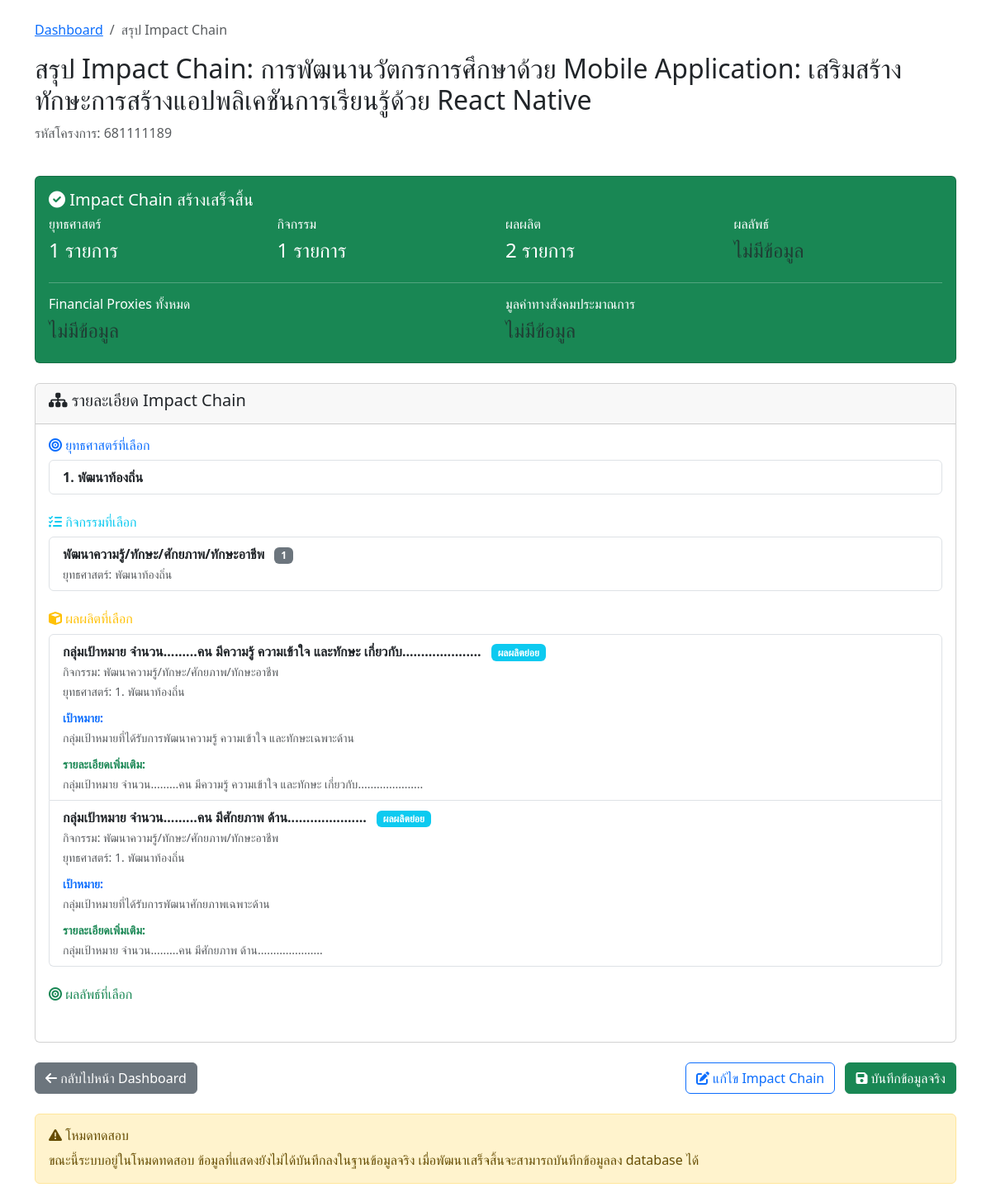
Page /impact-chain/summary.php?project_id=10 (signed in) on the committed database.
### tables this page shows
CREATE TABLE `projects` (
  `id` int(11) NOT NULL,
  `project_code` varchar(50) NOT NULL COMMENT 'รหัสโครงการ',
  `name` varchar(500) NOT NULL COMMENT 'ชื่อโครงการ',
  `description` text DEFAULT NULL COMMENT 'รายละเอียดโครงการ',
  `objective` text DEFAULT NULL COMMENT 'วัตถุประสงค์โครงการ',
  `start_date` date DEFAULT NULL COMMENT 'วันที่เริ่มโครงการ',
  `end_date` date DEFAULT NULL COMMENT 'วันที่สิ้นสุดโครงการ',
  `budget` decimal(15,2) DEFAULT NULL COMMENT 'งบประมาณ',
  `organization` varchar(300) DEFAULT NULL COMMENT 'หน่วยงาน/องค์กร',
  `project_manager` varchar(200) DEFAULT NULL COMMENT 'ผู้จัดการโครงการ',
  `status` enum('incompleted','completed') DEFAULT 'incompleted' COMMENT 'สถานะโครงการ',
  `created_by` varchar(100) DEFAULT NULL COMMENT 'ผู้สร้าง',
  `created_at` timestamp NOT NULL DEFAULT current_timestamp(),
  `updated_at` timestamp NOT NULL DEFAULT current_timestamp() ON UPDATE current_timestamp(),
  `impact_chain_status` longtext DEFAULT NULL CHECK (json_valid(`impact_chain_status`)),
  `total_impact_chains` int(11) DEFAULT 0 COMMENT 'จำนวน Impact Chain ทั้งหมด',
  `current_chain_id` int(11) DEFAULT NULL COMMENT 'Impact Chain ที่กำลังทำอยู่'
);

CREATE TABLE `project_strategies` (
  `id` int(11) NOT NULL,
  `project_id` int(11) NOT NULL COMMENT 'รหัสโครงการ',
  `strategy_id` int(11) NOT NULL COMMENT 'รหัสยุทธศาสตร์',
  `created_by` varchar(100) DEFAULT NULL COMMENT 'ผู้สร้าง',
  `created_at` timestamp NOT NULL DEFAULT current_timestamp(),
  `updated_at` timestamp NOT NULL DEFAULT current_timestamp() ON UPDATE current_timestamp()
);

CREATE TABLE `strategies` (
  `strategy_id` int(11) NOT NULL,
  `strategy_code` varchar(50) NOT NULL,
  `strategy_name` varchar(255) NOT NULL,
  `description` text DEFAULT NULL,
  `created_at` timestamp NOT NULL DEFAULT current_timestamp()
);

CREATE TABLE `project_outputs` (
  `id` int(11) NOT NULL,
  `project_id` int(11) NOT NULL COMMENT 'รหัสโครงการ',
  `output_id` int(11) NOT NULL COMMENT 'รหัสผลผลิต',
  `chain_sequence` int(11) DEFAULT 1,
  `output_details` text NOT NULL COMMENT 'รายละเอียดเพิ่มเติมของผลผลิต',
  `created_by` varchar(100) DEFAULT NULL COMMENT 'ผู้สร้าง',
  `created_at` timestamp NOT NULL DEFAULT current_timestamp(),
  `updated_at` timestamp NOT NULL DEFAULT current_timestamp() ON UPDATE current_timestamp()
);

CREATE TABLE `outputs` (
  `output_id` int(11) NOT NULL,
  `activity_id` int(11) NOT NULL,
  `output_sequence` varchar(10) DEFAULT NULL,
  `output_description` text NOT NULL,
  `target_details` text DEFAULT NULL
);

CREATE TABLE `activities` (
  `activity_id` int(11) NOT NULL,
  `strategy_id` int(11) NOT NULL,
  `activity_code` varchar(20) NOT NULL,
  `activity_name` varchar(500) NOT NULL,
  `activity_description` text DEFAULT NULL
);

### impact-chain/summary.php (the view, shortened to what this page needs)
<?php
require_once '../config.php';
$project_id = isset($_GET['project_id']) ? (int)$_GET['project_id'] : 0;
$user_id = $_SESSION['user_id'];
$check_query = "SELECT * FROM projects WHERE id = ? AND created_by = ?";
$check_stmt = mysqli_prepare($conn, $check_query);
mysqli_stmt_bind_param($check_stmt, 'ii', $project_id, $user_id);
mysqli_stmt_execute($check_stmt);
$project_result = mysqli_stmt_get_result($check_stmt);
$project = mysqli_fetch_assoc($project_result);
$selected_strategies = [];
$selected_activity = null;
$selected_outputs = [];
$strategy_query = "SELECT ps.strategy_id, s.strategy_name
                   FROM project_strategies ps
                   JOIN strategies s ON ps.strategy_id = s.strategy_id
                   WHERE ps.project_id = ?";
$strategy_stmt = mysqli_prepare($conn, $strategy_query);
mysqli_stmt_bind_param($strategy_stmt, 'i', $project_id);
mysqli_stmt_execute($strategy_stmt);
$strategy_result = mysqli_stmt_get_result($strategy_stmt);
while ($strategy = mysqli_fetch_assoc($strategy_result)) {
    $selected_strategies[] = $strategy;
}
$activity_query = "SELECT pa.activity_id, a.activity_name, a.activity_code, a.activity_description, s.strategy_name
                   FROM project_activities pa
                   JOIN activities a ON pa.activity_id = a.activity_id
                   JOIN strategies s ON a.strategy_id = s.strategy_id
                   WHERE pa.project_id = ?";
$activity_stmt = mysqli_prepare($conn, $activity_query);
mysqli_stmt_bind_param($activity_stmt, 'i', $project_id);
mysqli_stmt_execute($activity_stmt);
$activity_result = mysqli_stmt_get_result($activity_stmt);
if (mysqli_num_rows($activity_result) > 0) {
    $selected_activity = mysqli_fetch_assoc($activity_result);
}
$output_query = "SELECT po.output_id, po.output_details, o.output_description, o.target_details, o.output_sequence, a.activity_name, s.strategy_name, s.strategy_id
                 FROM project_outputs po
                 JOIN outputs o ON po.output_id = o.output_id
                 JOIN activities a ON o.activity_id = a.activity_id
                 JOIN strategies s ON a.strategy_id = s.strategy_id
                 WHERE po.project_id = ?
                 ORDER BY o.output_sequence ASC, o.output_id ASC";
$output_stmt = mysqli_prepare($conn, $output_query);
mysqli_stmt_bind_param($output_stmt, 'i', $project_id);
mysqli_stmt_execute($output_stmt);
$output_result = mysqli_stmt_get_result($output_stmt);
while ($output = mysqli_fetch_assoc($output_result)) {
    $selected_outputs[] = $output;
}
?>
<!DOCTYPE html>
<html lang="th">
<head>
    <link href="https://cdn.jsdelivr.net/npm/bootstrap@5.3.0/dist/css/bootstrap.min.css" rel="stylesheet">
    <link href="https://cdnjs.cloudflare.com/ajax/libs/font-awesome/6.0.0/css/all.min.css" rel="stylesheet">
</head>
<body>
    <div class="container mt-4">
        <div class="row mb-4">
            <div class="col-12">
                <nav aria-label="breadcrumb">
                    <ol class="breadcrumb">
                        <li class="breadcrumb-item"><a href="../dashboard.php">Dashboard</a></li>
                        <li class="breadcrumb-item active">สรุป Impact Chain</li>
                    </ol>
                </nav>
                <h2>สรุป Impact Chain: <?php echo htmlspecialchars($project['name']); ?></h2>
                <p class="text-muted">รหัสโครงการ: <?php echo htmlspecialchars($project['project_code']); ?></p>
            </div>
        </div>
        <div class="row mb-4">
            <div class="col-12">
                <div class="card bg-success text-white">
                    <div class="card-body">
                        <h5 class="card-title"><i class="fas fa-check-circle"></i> Impact Chain สร้างเสร็จสิ้น</h5>
                        <div class="row">
                            <div class="col-md-3">
                                <h6>ยุทธศาสตร์</h6>
                                <h4><?php echo count($selected_strategies); ?> รายการ</h4>
                            </div>
                            <div class="col-md-3">
                                <h6>กิจกรรม</h6>
                                <h4><?php echo $selected_activity ? '1' : '0'; ?> รายการ</h4>
                            </div>
                            <div class="col-md-3">
                                <h6>ผลผลิต</h6>
                                <h4><?php echo count($selected_outputs); ?> รายการ</h4>
                            </div>
                            <div class="col-md-3">
                                <h6>ผลลัพธ์</h6>
                                <h4><span class="text-muted">ไม่มีข้อมูล</span></h4>
                            </div>
                        </div>
                        <hr>
                        <div class="row">
                            <div class="col-md-6">
                                <h6>Financial Proxies ทั้งหมด</h6>
                                <h4><span class="text-muted">ไม่มีข้อมูล</span></h4>
                            </div>
                            <div class="col-md-6">
                                <h6>มูลค่าทางสังคมประมาณการ</h6>
                                <h4><span class="text-muted">ไม่มีข้อมูล</span></h4>
                            </div>
                        </div>
                    </div>
                </div>
            </div>
        </div>
        <div class="row">
            <div class="col-12">
                <div class="card">
                    <div class="card-header">
                        <h5><i class="fas fa-sitemap"></i> รายละเอียด Impact Chain</h5>
                    </div>
                    <div class="card-body">
                        <div class="mb-4">
                            <h6 class="text-primary"><i class="fas fa-bullseye"></i> ยุทธศาสตร์ที่เลือก</h6>
                            <ul class="list-group">
                                <?php foreach ($selected_strategies as $strategy): ?>
                                    <li class="list-group-item">
                                        <strong><?php echo $strategy['strategy_id']; ?>. <?php echo htmlspecialchars($strategy['strategy_name']); ?></strong>
                                    </li>
                                <?php endforeach; ?>
                            </ul>
                        </div>
                        <div class="mb-4">
                            <h6 class="text-info"><i class="fas fa-tasks"></i> กิจกรรมที่เลือก</h6>
                            <?php if ($selected_activity): ?>
                                <ul class="list-group">
                                    <li class="list-group-item">
                                        <strong><?php echo htmlspecialchars($selected_activity['activity_name']); ?></strong>
                                        <span class="badge bg-secondary ms-2"><?php echo htmlspecialchars($selected_activity['activity_code']); ?></span>
                                        <br><small class="text-muted">ยุทธศาสตร์: <?php echo htmlspecialchars($selected_activity['strategy_name']); ?></small>
                                    </li>
                                </ul>
                            <?php else: ?>
                                <div class="alert alert-info">ยังไม่ได้เลือกกิจกรรม</div>
                            <?php endif; ?>
                        </div>
                        <div class="mb-4">
                            <h6 class="text-warning"><i class="fas fa-cube"></i> ผลผลิตที่เลือก</h6>
                            <?php if (!empty($selected_outputs)): ?>
                                <ul class="list-group">
                                    <?php foreach ($selected_outputs as $output): ?>
                                        <li class="list-group-item">
                                            <div class="d-flex justify-content-between align-items-start">
                                                <div class="flex-grow-1">
                                                    <strong><?php echo htmlspecialchars($output['output_description']); ?></strong>
                                                    <?php if ($output['output_sequence'] == 1): ?>
                                                        <span class="badge bg-primary ms-2">ผลผลิตหลัก</span>
                                                    <?php else: ?>
                                                        <span class="badge bg-info ms-2">ผลผลิตย่อย</span>
                                                    <?php endif; ?>
                                                    <br><small class="text-muted">กิจกรรม: <?php echo htmlspecialchars($output['activity_name']); ?></small>
                                                    <br><small class="text-muted">ยุทธศาสตร์: <?php echo $output['strategy_id']; ?>. <?php echo htmlspecialchars($output['strategy_name']); ?></small>
                                                    <?php if (!empty($output['target_details'])): ?>
                                                        <div class="mt-2">
                                                            <small class="text-primary"><strong>เป้าหมาย:</strong></small>
                                                            <br><small class="text-muted"><?php echo nl2br(htmlspecialchars($output['target_details'])); ?></small>
                                                        </div>
                                                    <?php endif; ?>
                                                    <?php if (!empty($output['output_details'])): ?>
                                                        <div class="mt-2">
                                                            <small class="text-success"><strong>รายละเอียดเพิ่มเติม:</strong></small>
                                                            <br><small class="text-muted"><?php echo nl2br(htmlspecialchars($output['output_details'])); ?></small>
                                                        </div>
                                                    <?php endif; ?>
                                                </div>
                                            </div>
                                        </li>
                                    <?php endforeach; ?>
                                </ul>
                            <?php else: ?>
                                <div class="alert alert-info">ยังไม่ได้เลือกผลผลิต</div>
                            <?php endif; ?>
                        </div>
                        <div class="mb-4">
                            <h6 class="text-success"><i class="fas fa-bullseye"></i> ผลลัพธ์ที่เลือก</h6>
                        </div>
                    </div>
                </div>
            </div>
        </div>
        <div class="row mt-4">
            <div class="col-12">
                <div class="d-flex justify-content-between">
                    <a href="../dashboard.php" class="btn btn-secondary">
                        <i class="fas fa-arrow-left"></i> กลับไปหน้า Dashboard
                    </a>
                    <div>
                        <a href="step1-strategy.php?project_id=<?php echo $project_id; ?>" class="btn btn-outline-primary me-2">
                            <i class="fas fa-edit"></i> แก้ไข Impact Chain
                        </a>
                        <button class="btn btn-success" onclick="alert('ฟีเจอร์บันทึกข้อมูลจริงจะพัฒนาต่อไป')">
                            <i class="fas fa-save"></i> บันทึกข้อมูลจริง
                        </button>
                    </div>
                </div>
            </div>
        </div>
        <div class="row mt-4">
            <div class="col-12">
                <div class="alert alert-warning">
                    <h6><i class="fas fa-exclamation-triangle"></i> โหมดทดสอบ</h6>
                    <p class="mb-0">ขณะนี้ระบบอยู่ในโหมดทดสอบ ข้อมูลที่แสดงยังไม่ได้บันทึกลงในฐานข้อมูลจริง
                        เมื่อพัฒนาเสร็จสิ้นจะสามารถบันทึกข้อมูลลง database ได้</p>
                </div>
            </div>
        </div>
    </div>
</body>
</html>

### rows in the picture
projects: name "การพัฒนานวัตกรการศึกษาด้วย Mobile Application: เสริมสร้างทักษะการสร้างแอปพลิเคชันการเรียนรู้ด้วย React Native", project_code "681111189"
project_strategies: strategy "1", strategy.strategy_name "พัฒนาท้องถิ่น"
project_outputs: output.output_description "กลุ่มเป้าหมาย จำนวน.........คน มีความรู้ ความเข้าใจ และทักษะ เกี่ยวกับ.....................", activities.activity_name "พัฒนาความรู้/ทักษะ/ศักยภาพ/ทักษะอาชีพ", strategies.strategy_id "1", strategies.strategy_name "พัฒนาท้องถิ่น", output.target_details "กลุ่มเป้าหมายที่ได้รับการพัฒนาความรู้ ความเข้าใจ และทักษะเฉพาะด้าน", output_details "กลุ่มเป้าหมาย จำนวน.........คน มีความรู้ ความเข้าใจ และทักษะ เกี่ยวกับ....................."
project_outputs: output.output_description "กลุ่มเป้าหมาย จำนวน.........คน มีศักยภาพ ด้าน.....................", activities.activity_name "พัฒนาความรู้/ทักษะ/ศักยภาพ/ทักษะอาชีพ", strategies.strategy_id "1", strategies.strategy_name "พัฒนาท้องถิ่น", output.target_details "กลุ่มเป้าหมายที่ได้รับการพัฒนาศักยภาพเฉพาะด้าน", output_details "กลุ่มเป้าหมาย จำนวน.........คน มีศักยภาพ ด้าน....................."

### other values in the picture
count($selected_strategies) "1"
count($selected_outputs) "2"
$selected_activity['activity_name'] "พัฒนาความรู้/ทักษะ/ศักยภาพ/ทักษะอาชีพ"
$selected_activity['activity_code'] "1"
$selected_activity['strategy_name'] "พัฒนาท้องถิ่น"
